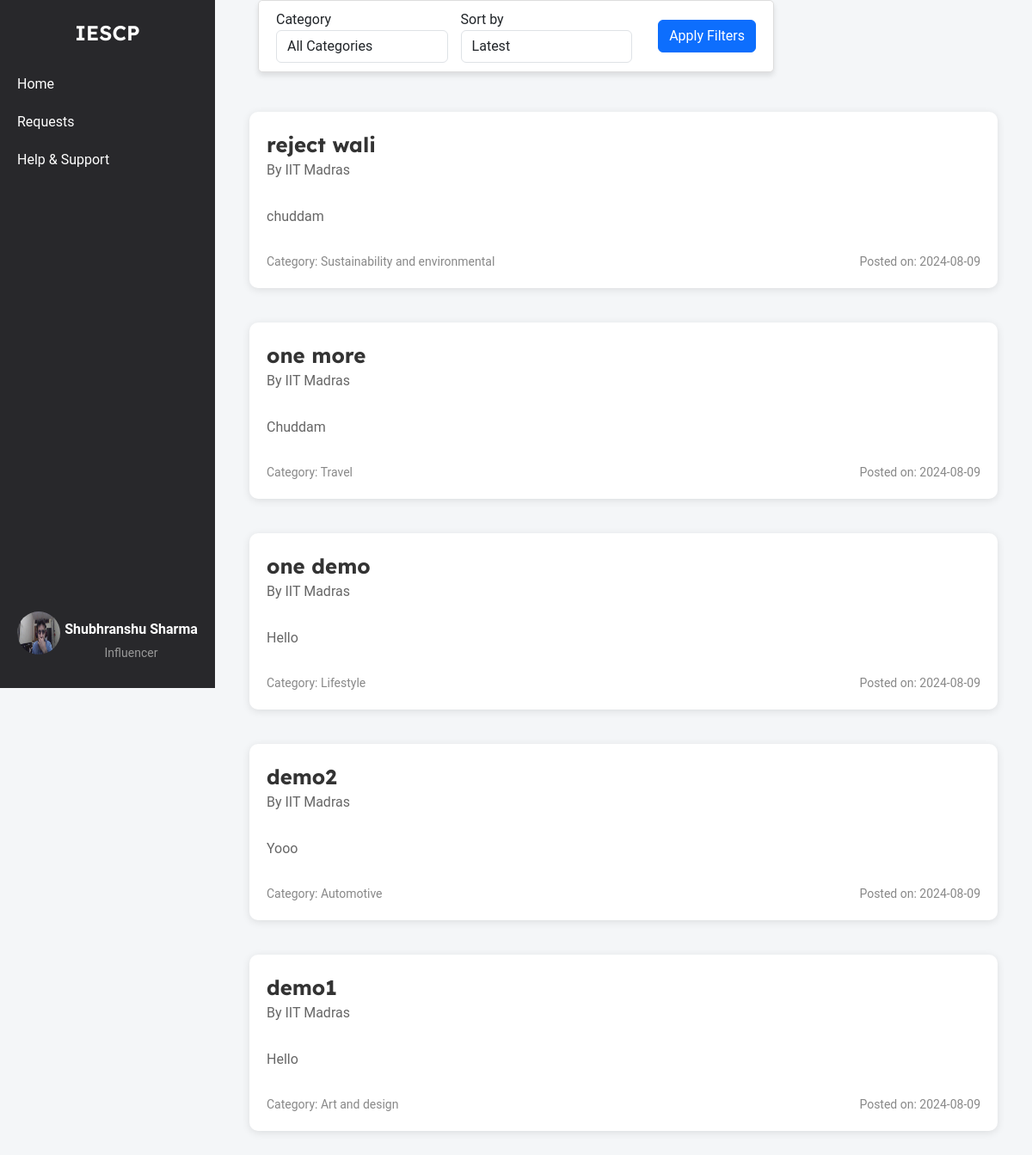
The app's page /influencer/home (signed in), older data.
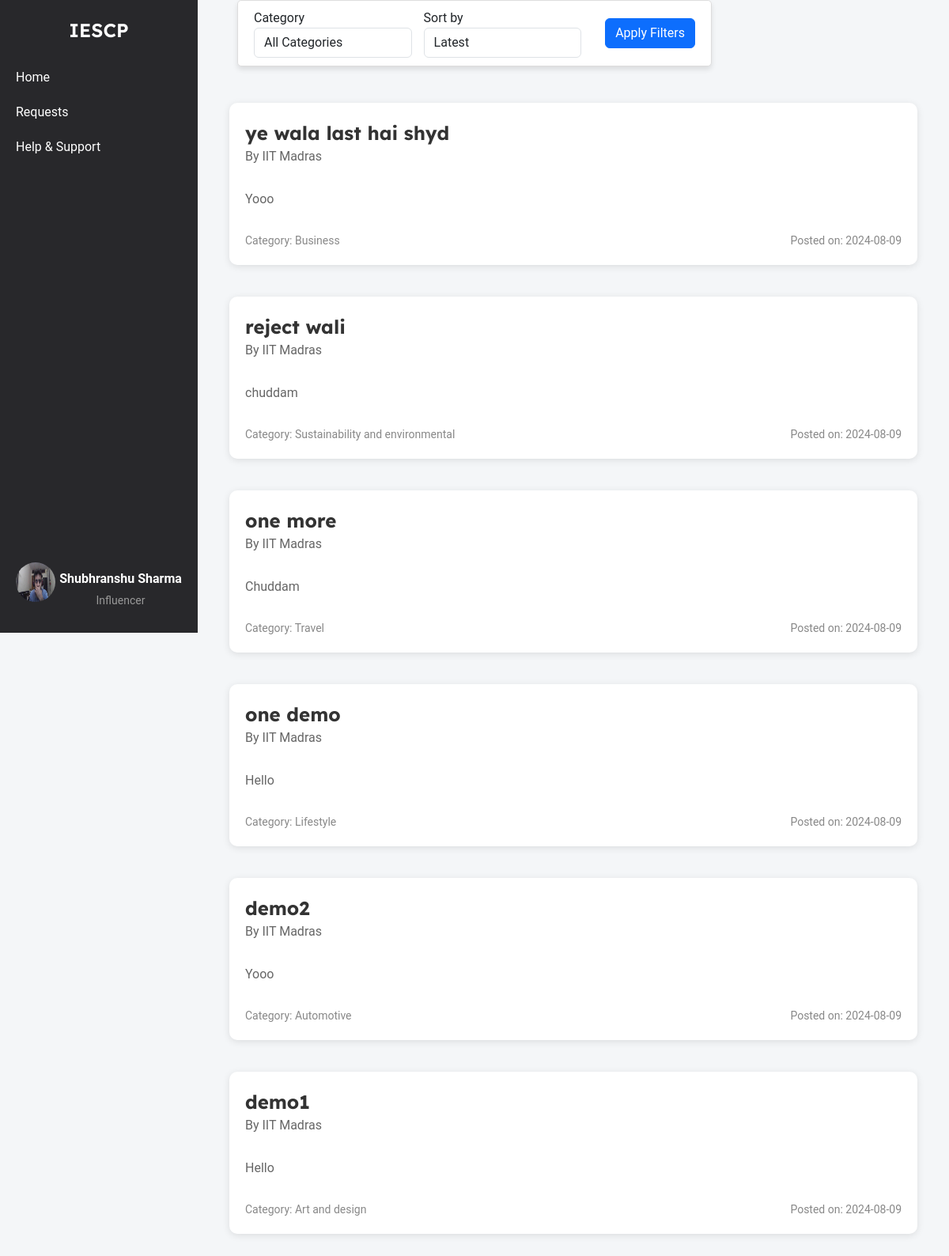
The same page, newer data.
### models.py (models this page shows, shortened)
class Campaign(db.Model):
    __tablename__ = 'campaign'
    id = db.Column(db.Integer, primary_key=True)
    title = db.Column(db.String(200), nullable=False)
    description = db.Column(db.Text, nullable=False)
    budget = db.Column(db.Float, nullable=False)
    start_date = db.Column(db.Date, nullable=False)
    end_date = db.Column(db.Date, nullable=False)
    company_id = db.Column(db.Integer, db.ForeignKey('company.id'), nullable=False)
    status = db.Column(db.String(50), nullable=False, default='pending')
    category = db.Column(db.String(255), nullable=False)
    created_at = db.Column(db.DateTime, nullable=False, default=datetime.utcnow)
    visibility = db.Column(db.String(50), nullable=False, default='public')
    influencers = db.relationship('Influencer', secondary=influencer_campaign_association, back_populates='campaigns')

class Company(db.Model):
    __tablename__ = 'company'
    id = db.Column(db.Integer, primary_key=True)
    company_name = db.Column(db.String(100), nullable=False)
    username = db.Column(db.String(50), unique=True, nullable=False)
    email = db.Column(db.String(120), unique=True, nullable=False)
    password_hash = db.Column(db.String(128), nullable=False)
    phone_number = db.Column(db.String(20), nullable=False)
    address = db.Column(db.String(200), nullable=False)
    industry = db.Column(db.String(100), nullable=False)
    other_industry = db.Column(db.String(100), nullable=True)
    website = db.Column(db.String(200), nullable=False)
    description = db.Column(db.Text, nullable=False)
    social_media_link = db.Column(db.String(200), nullable=False)
    logo = db.Column(db.String(200), nullable=False)
    campaigns = db.relationship('Campaign', backref='company', lazy=True)

### influencer_routes.py (the view)
@app.route('/influencer/home', methods=['GET'])
@influencer_auth_required
def influencer_home():
    user = Influencer.query.get(session['influencer_id'])
    selected_category = request.args.get('category', '')
    selected_sort = request.args.get('sort', 'latest')
    campaigns_query = Campaign.query.filter_by(visibility='public')  # Only public campaigns
    if selected_category:
        campaigns_query = campaigns_query.filter_by(category=selected_category)
    if selected_sort == 'oldest':
        campaigns = campaigns_query.order_by(Campaign.created_at.asc()).all()  # Fixed the variable name here
    else:
        campaigns = campaigns_query.order_by(Campaign.created_at.desc()).all()  # Fixed the variable name here
    categories = [
        "Fashion",
        "Beauty",
        "Fitness and health",
        "Travel",
        "Food and beverage",
        "Lifestyle",
        "Finance",
        "Automotive",
        "Entertainment",
        "Education",
        "Business",
        "Art and design",
        "Sports",
        "Sustainability and environmental",
        "Politics and social issues"
    ]
    return render_template('influencer_home.html', campaigns=campaigns, categories=categories, selected_category=selected_category, selected_sort=selected_sort, user=user)

### influencer_routes.py (called while the page is built)
def influencer_auth_required(func):
    @wraps(func)
    def func2(*args, **kwargs):
        if 'influencer_id' in session:
            return func(*args, **kwargs)
        else:
            flash("Please login first")
            return redirect(url_for('influencer_login'))
    return func2

### templates/influencer_home.html (shortened to what this page needs)
{% extends 'layout.html' %}
{% block content %}
    <div class="container-box">
        <div class="sidebar">
            <div class="logo">IESCP</div>
            <ul>
                <li><a href="{{url_for('influencer_home')}}">Home</a></li>
                <li><a href="{{url_for('influencer_requests')}}">Requests</a></li>
                <li><a href="#">Help & Support</a></li>
            </ul>
            <div class="profile">
                <a href="{{url_for('influencer_dashboard')}}">
                    <img src="{{ url_for('static', filename='profile_upload/influencer/' + user.username + '/' + user.profile_picture) }}" alt="Profile Picture">
                    <div class="profile-name-category">
                        <span class="name">{{user.name}}</span>
                        <span class="category">Influencer</span>
                    </div>
                </a>
            </div>
        </div>
        <div class="content">
            <div class="filter-container">
                <form method="GET" action="" class="form-inline">
                    <div class="form-group">
                        <label for="category" class="mr-2">Category</label>
                        <select name="category" id="category" class="form-control">
                            <option value="">All Categories</option>
                        </select>
                    </div>
                    <div class="form-group">
                        <label for="sort" class="mr-2">Sort by</label>
                        <select name="sort" id="sort" class="form-control">
                            <option value="latest" {% if selected_sort == 'latest' %}selected{% endif %}>Latest</option>
                        </select>
                    </div>
                    <button type="submit" class="btn btn-primary">Apply Filters</button>
                </form>
            </div>
            <div class="campaign-list">
                {% for campaign in campaigns %}
                    <div class="campaign">
                        <div class="campaign-main-details">
                            <div class="campaign-title">
                                <a href="{{ url_for('campaign_detail', campaign_id=campaign.id) }}">{{ campaign.title }}</a>
                                <p>By {{ campaign.company.company_name }}</p>
                            </div>
                        </div>
                        <div class="campaign-details">
                            <p>{{ campaign.description }}</p>
                        </div>
                        <div class="campaign-meta">
                            <span>Category: {{ campaign.category }}</span>
                            <span>Posted on: {{ campaign.created_at.strftime('%Y-%m-%d') }}</span>
                        </div>
                    </div>
                {% endfor %}
            </div>
        </div>
    </div>
{% endblock %}

Row changes from the older to the newer data that the page shows:
added Campaign: title "ye wala last hai shyd", company.company_name "IIT Madras", description "Yooo", category "Business", created_at "2024-08-09"
